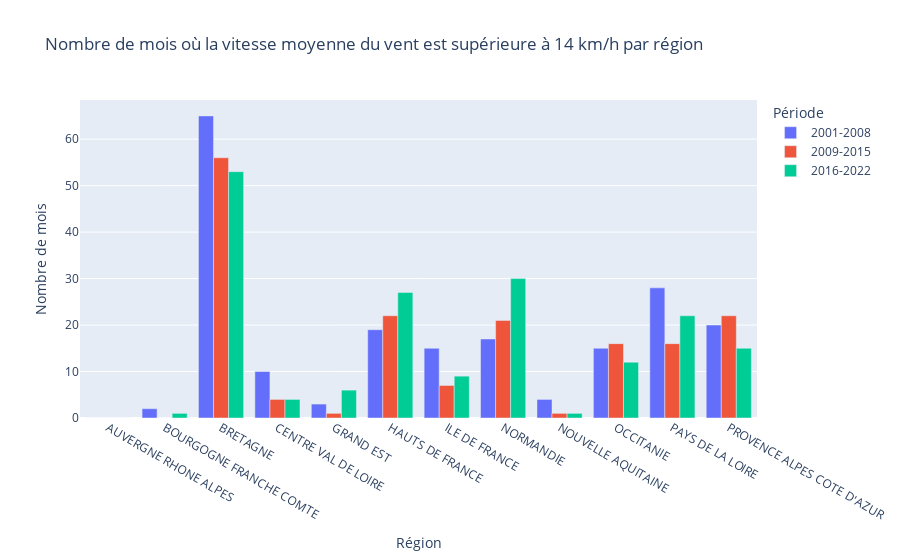

Write notebook code for a chart like this one.
### Markdown cell above
Globalement le vent remonte bien depuis la période "2009". Même depuis la période "1993" sur certaines régions

### Code cell
import pandas as pd
import plotly.express as px

# Convert AAAAMM to datetime in the new DataFrame
df_date_region["AAAAMM"] = pd.to_datetime(df_date_region["AAAAMM"], format='%Y-%m-%d', errors='coerce')

# Define periods of interest
periods = [
    (2001, 2008),
    (2009, 2015),
    (2016, 2022)
]

counts = []

# Loop for each period and region
for start, end in periods:
    for region in df_date_region['region'].unique():
        period_df = df_date_region[(df_date_region["AAAAMM"].dt.year >= start) & 
                                   (df_date_region["AAAAMM"].dt.year <= end) & 
                                   (df_date_region["region"] == region)]
        count = period_df[period_df["vent_speed_inst_moy_mensu"] > 14].shape[0]
        counts.append({"region": region, "period": f"{start}-{end}", "count": count})

# Convert to DataFrame
df_counts = pd.DataFrame(counts)

# Create a bar chart using Plotly Express
fig = px.bar(df_counts, x="region", y="count", color="period",
             title="Nombre de mois où la vitesse moyenne du vent est supérieure à 14 km/h par région",
             labels={"count": "Nombre de mois", "region": "Région", "period": "Période"},
             barmode="group")

fig.show()

### Figure 1 — Plotly figure (JSON) as saved in the notebook; plotly's stock layout.template omitted (floating-point values rounded to 4 significant figures)
{"data": [{"alignmentgroup": "True", "hovertemplate": "Période=2001-2008<br>Région=%{x}<br>Nombre de mois=%{y}<extra></extra>", "legendgroup": "2001-2008", "marker": {"color": "#636efa", "pattern": {"shape": ""}}, "name": "2001-2008", "offsetgroup": "2001-2008", "orientation": "v", "showlegend": true, "textposition": "auto", "type": "bar", "x": ["AUVERGNE RHONE ALPES", "BOURGOGNE FRANCHE COMTE", "BRETAGNE", "CENTRE VAL DE LOIRE", "GRAND EST", "HAUTS DE FRANCE", "ILE DE FRANCE", "NORMANDIE", "NOUVELLE AQUITAINE", "OCCITANIE", "PAYS DE LA LOIRE", "PROVENCE ALPES COTE D'AZUR"], "xaxis": "x", "y": [0, 2, 65, 10, 3, 19, 15, 17, 4, 15, 28, 20], "yaxis": "y"}, {"alignmentgroup": "True", "hovertemplate": "Période=2009-2015<br>Région=%{x}<br>Nombre de mois=%{y}<extra></extra>", "legendgroup": "2009-2015", "marker": {"color": "#EF553B", "pattern": {"shape": ""}}, "name": "2009-2015", "offsetgroup": "2009-2015", "orientation": "v", "showlegend": true, "textposition": "auto", "type": "bar", "x": ["AUVERGNE RHONE ALPES", "BOURGOGNE FRANCHE COMTE", "BRETAGNE", "CENTRE VAL DE LOIRE", "GRAND EST", "HAUTS DE FRANCE", "ILE DE FRANCE", "NORMANDIE", "NOUVELLE AQUITAINE", "OCCITANIE", "PAYS DE LA LOIRE", "PROVENCE ALPES COTE D'AZUR"], "xaxis": "x", "y": [0, 0, 56, 4, 1, 22, 7, 21, 1, 16, 16, 22], "yaxis": "y"}, {"alignmentgroup": "True", "hovertemplate": "Période=2016-2022<br>Région=%{x}<br>Nombre de mois=%{y}<extra></extra>", "legendgroup": "2016-2022", "marker": {"color": "#00cc96", "pattern": {"shape": ""}}, "name": "2016-2022", "offsetgroup": "2016-2022", "orientation": "v", "showlegend": true, "textposition": "auto", "type": "bar", "x": ["AUVERGNE RHONE ALPES", "BOURGOGNE FRANCHE COMTE", "BRETAGNE", "CENTRE VAL DE LOIRE", "GRAND EST", "HAUTS DE FRANCE", "ILE DE FRANCE", "NORMANDIE", "NOUVELLE AQUITAINE", "OCCITANIE", "PAYS DE LA LOIRE", "PROVENCE ALPES COTE D'AZUR"], "xaxis": "x", "y": [0, 1, 53, 4, 6, 27, 9, 30, 1, 12, 22, 15], "yaxis": "y"}], "layout": {"barmode": "group", "legend": {"title": {"text": "Période"}, "tracegroupgap": 0}, "title": {"text": "Nombre de mois où la vitesse moyenne du vent est supérieure à 14 km/h par région"}, "xaxis": {"anchor": "y", "domain": [0, 1], "title": {"text": "Région"}}, "yaxis": {"anchor": "x", "domain": [0, 1], "title": {"text": "Nombre de mois"}}}}
